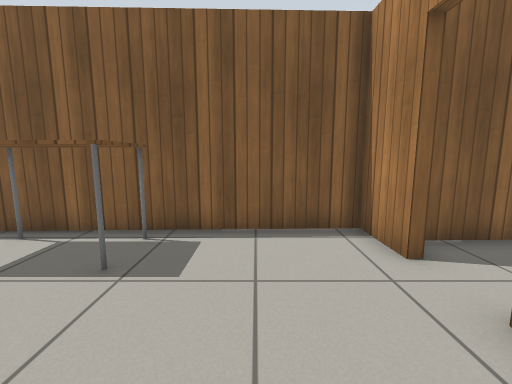
[1] (above)

22 first-person views from a walk through a world built for the Gazebo simulator. The camera is 0.9 m above the floor, tilts 8° down and sees 90° across. The lines on the ground mark 1 m squares. The floor is counted in squares, 0.5 m on a side. Each view is taken from the middle of a square. On the plan, view 1 faces up. The plan holds only what a view shows up to about 15 squares ahead; the rest is blank. Gazebo's built-in surfaces are drawn with simple patterns. Some stock models are drawn as simple stand-ins.

[2]
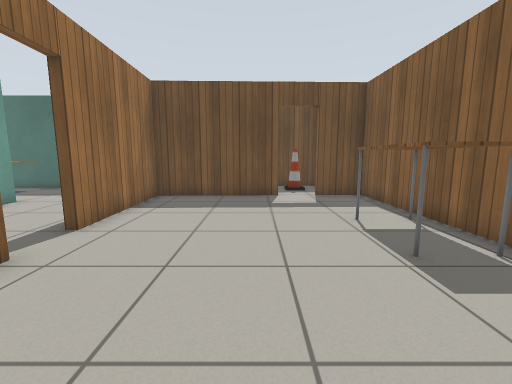

[3]
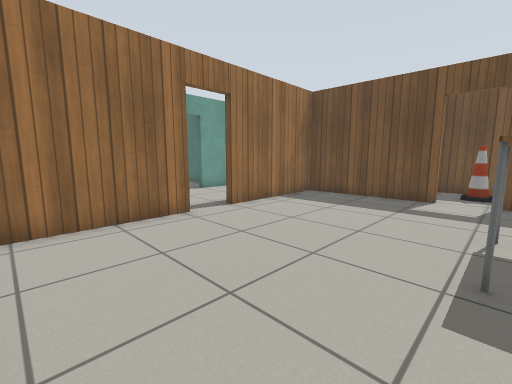

[4]
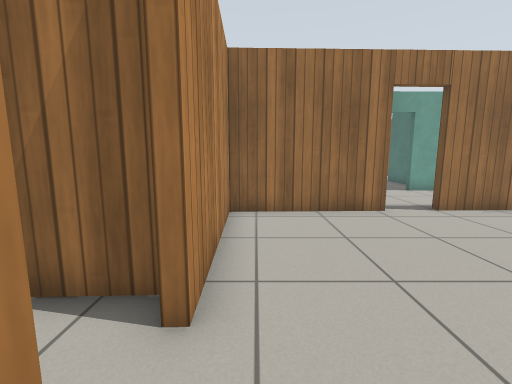

[5]
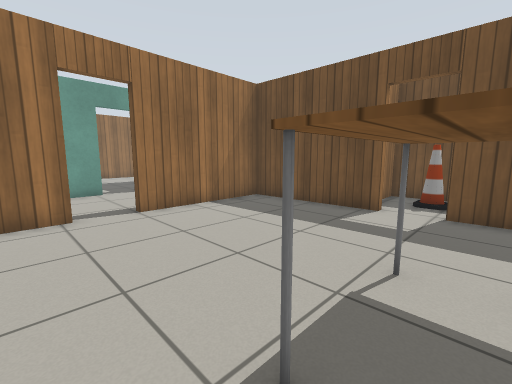

[6]
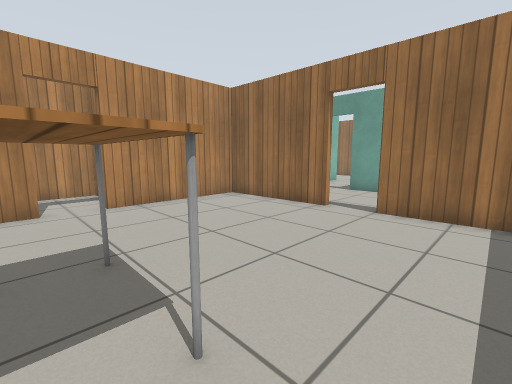

[7]
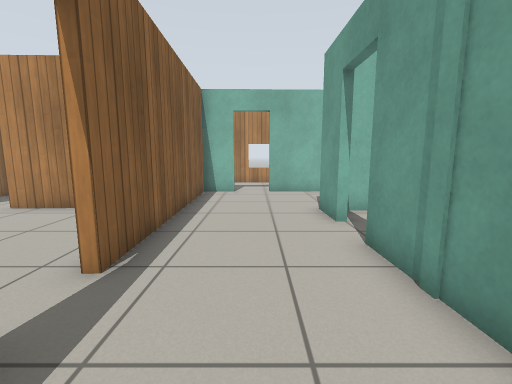

[8]
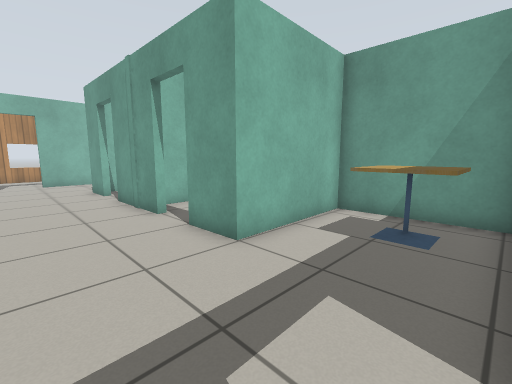

[9]
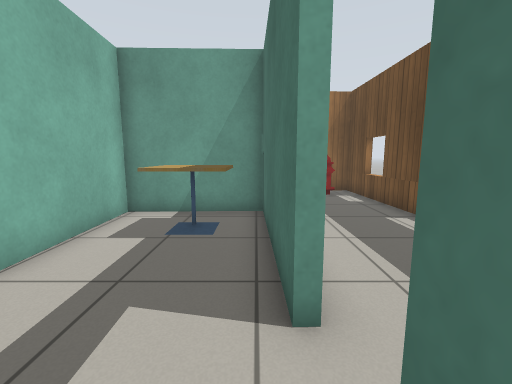

[10]
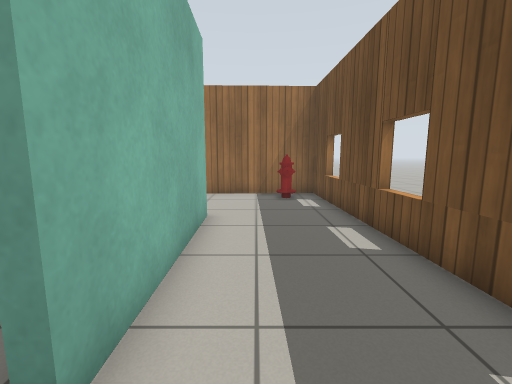

[11]
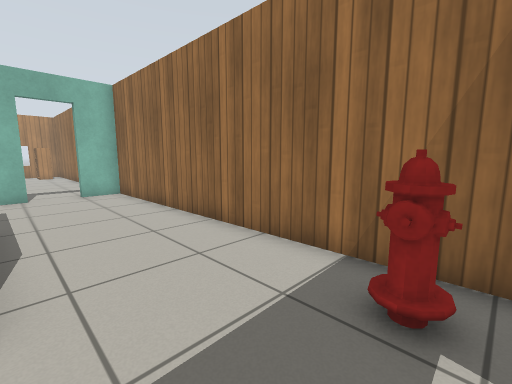

[12]
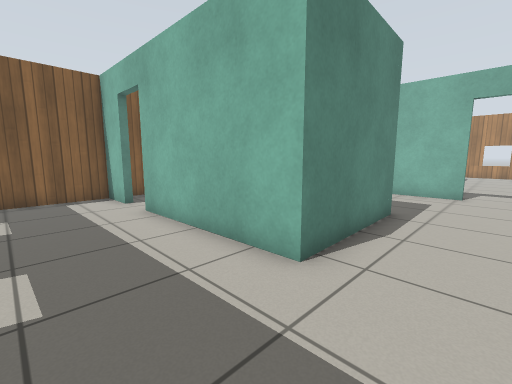

[13]
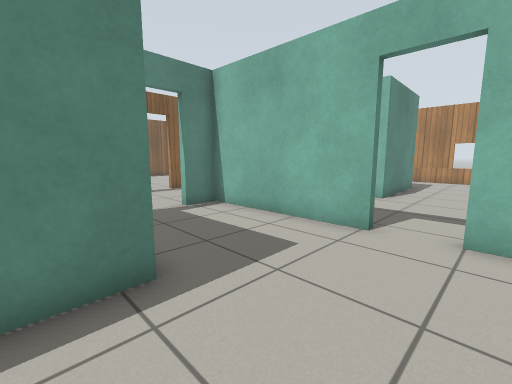

[14]
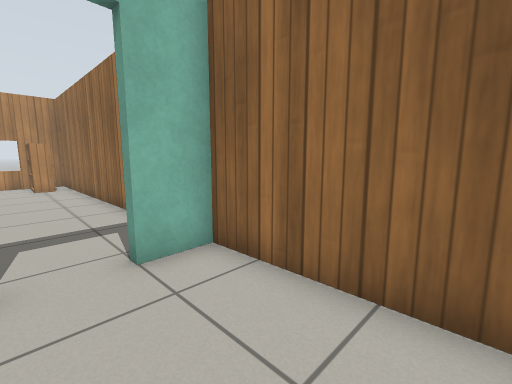

[15]
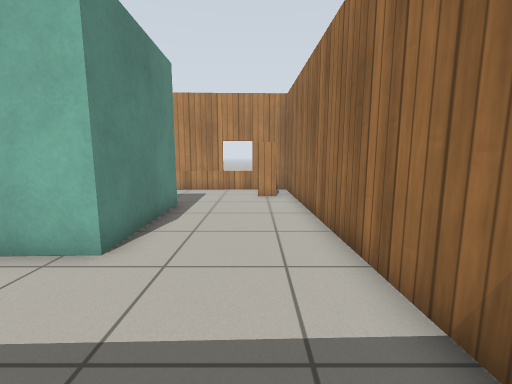

[16]
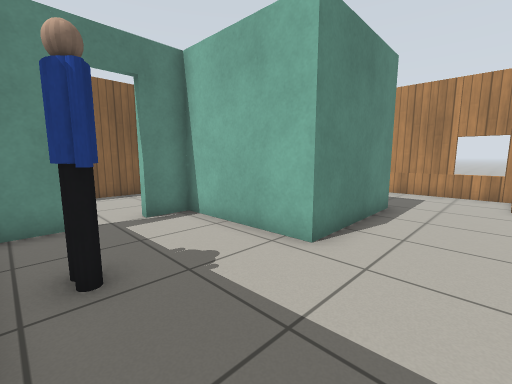

[17]
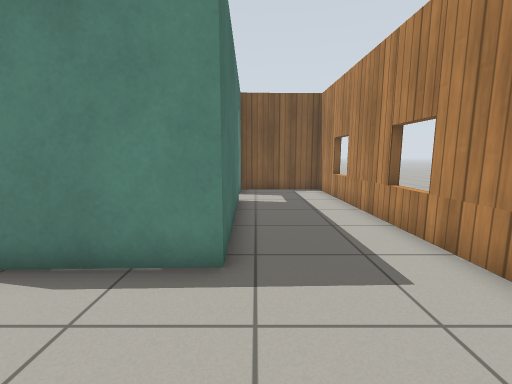

[18]
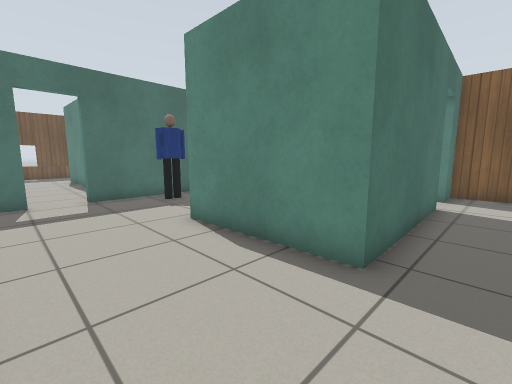

[19]
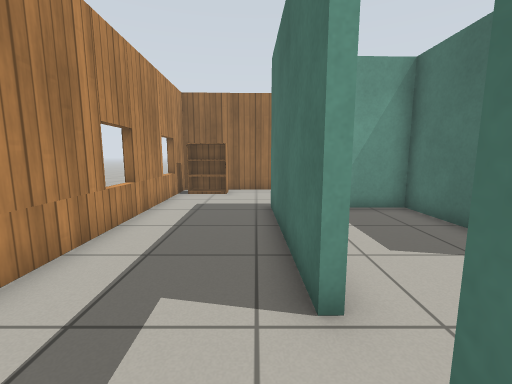

[20]
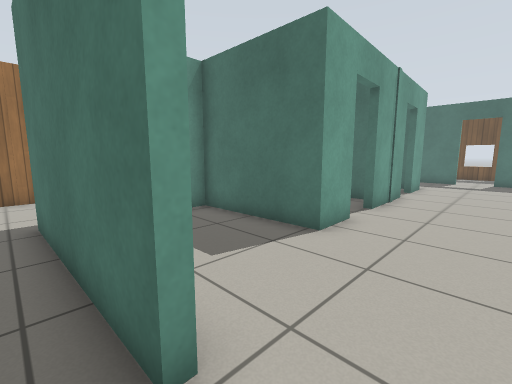

[21]
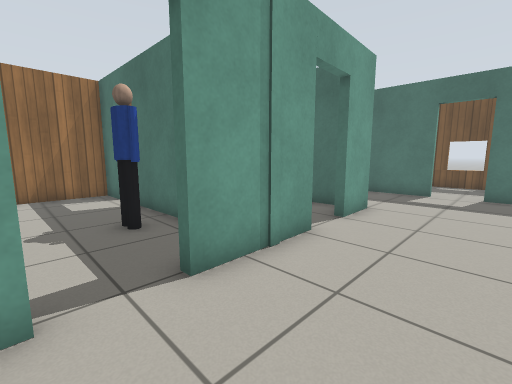

[22]
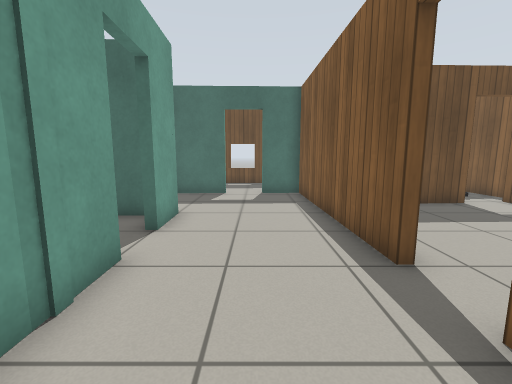

### Floor plan
Points are (right, up) in squares from view 1. A wall is a line through its corners. A room is listed if a view was taken in it or the views show most of it. See-through windows are left out.
Room 1 (views 1, 2, 3, 4, 5, 6)
walls: (-2.3, -3.3) (2.9, -3.2) (2.7, 2.6); (-9.7, 2.2) (-9.5, -3.5) (-3.9, -3.4); (2.7, 4.2) (2.6, 6.2) (-9.8, 5.9) (-9.7, 4)
ways out: open door at (-3.3, -3.3) to room 2; open door at (3, 3.5) to room 5; open door at (-10, 3) to room 6
objects: table (-5, 4) to (-3, 5)
Room 2 (views 7, 8, 9, 21, 22)
walls: (-4.3, -8.4) (-0.8, -8.3); (0.8, -8.2) (2.6, -8.2) (2.8, -12.9) (4.8, -12.8); (-3.9, -3.7) (-12.5, -3.9) (-12.4, -5.8); (6.9, -4.9) (6.9, -3.4) (-2.3, -3.6); (7.1, -9.4) (7, -6.7); (-12.4, -7.4) (-12.2, -13.3) (-7.8, -13.2) (-8, -8.5) (-6.1, -8.4)
ways out: open door at (-3.3, -3.3) to room 1; open door at (-12.5, -6.5) to room 3; open door at (-5.3, -8.7) to room 3; open door at (0, -8.2) to room 4; open door at (7, -5.5) to room 4
objects: cafe table (-11, -12) to (-10, -11)
Room 3 (views 10, 11, 12, 13, 14)
walls: (-7.4, -13.5) (-12.5, -13.6) (-12.7, -7.4); (-7.6, -9) (-7.6, -10.5); (-2.8, -14.7) (-3, -8.6) (-4.3, -8.7); (-12.7, -5.8) (-12.8, -3.9) (-16.2, -4); (-17.1, -5.8) (-16.8, -18.4) (-2.7, -18) (-2.7, -16.5)
ways out: open door at (-12.5, -6.5) to room 2; open door at (-5.3, -8.7) to room 2; open door at (-3, -15.5) to room 4
objects: fire hydrant (-15, -17)
Room 4 (views 15, 16, 17, 18, 19, 20)
walls: (7.3, -6.7) (7.5, -13) (2.5, -13.2) (2.3, -8.5) (0.8, -8.5); (-0.9, -8.6) (-2.2, -8.6); (-2.7, -16.5) (-2.4, -16.5) (-2.4, -18) (11.8, -17.6) (11.4, -3.2) (7.2, -3.3) (7.2, -4.9); (-2.6, -9.2) (-2.5, -14.7)
ways out: open door at (0, -8.2) to room 2; open door at (7, -5.5) to room 2; open door at (-3, -15.5) to room 3
objects: person (-1, -12) to (-1, -11); bookshelf (10, -17) to (11, -16)
Room 5 (no view inside)
walls: (5.7, 5.4) (3.6, 5.3); (3.2, 1.9) (6.5, 2) (6.4, 4.1)
ways out: open door at (3, 3.5) to room 1
Room 6 (no view inside)
walls: (-13.5, 3.8) (-13.4, 1.2) (-12.2, 1.3); (-10.9, 4.7) (-12.9, 4.7)
ways out: open door at (-10, 3) to room 1
objects: cone (-12, 3)

Positions as (right, up) in squares from view 1, and headings:
1: (0, 0), facing up
2: (2, 1), facing left
3: (2, 4), facing down-left
4: (2, 5), facing down
5: (-1, 5), facing down-left
6: (-7, 5), facing down-right
7: (-6, -6), facing right
8: (-12, -5), facing down-right
9: (-12, -5), facing down
10: (-14, -6), facing down
11: (-16, -14), facing down-right
12: (-16, -16), facing up-right
13: (-9, -17), facing up-right
14: (-7, -15), facing down-right
15: (-2, -16), facing right
16: (-2, -16), facing up-right
17: (8, -17), facing up
18: (9, -17), facing up-left
19: (8, -4), facing down
20: (8, -5), facing down-left
21: (1, -5), facing down-left
22: (0, -6), facing left
